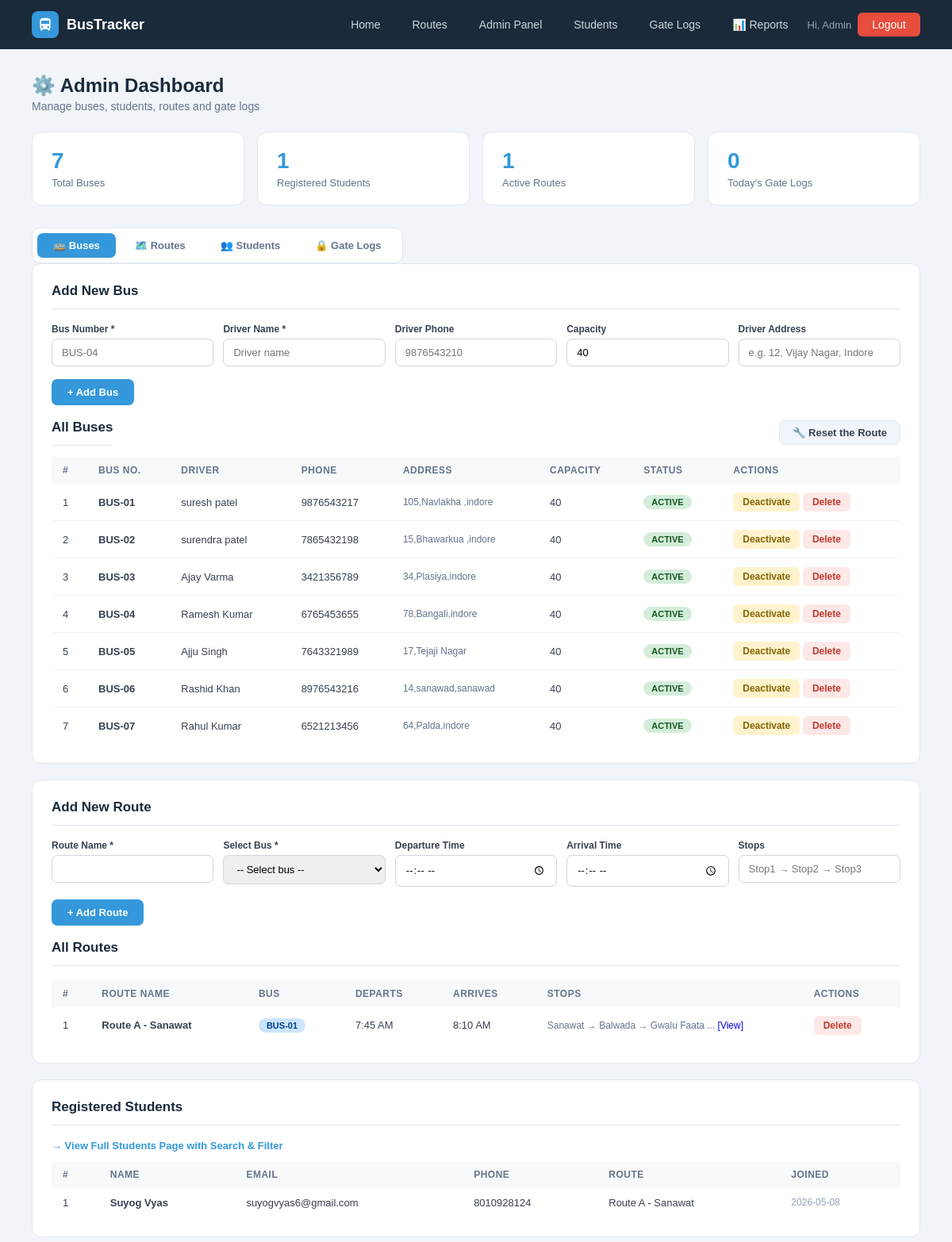
Page /admin (signed in, upper part) on the earlier database version.
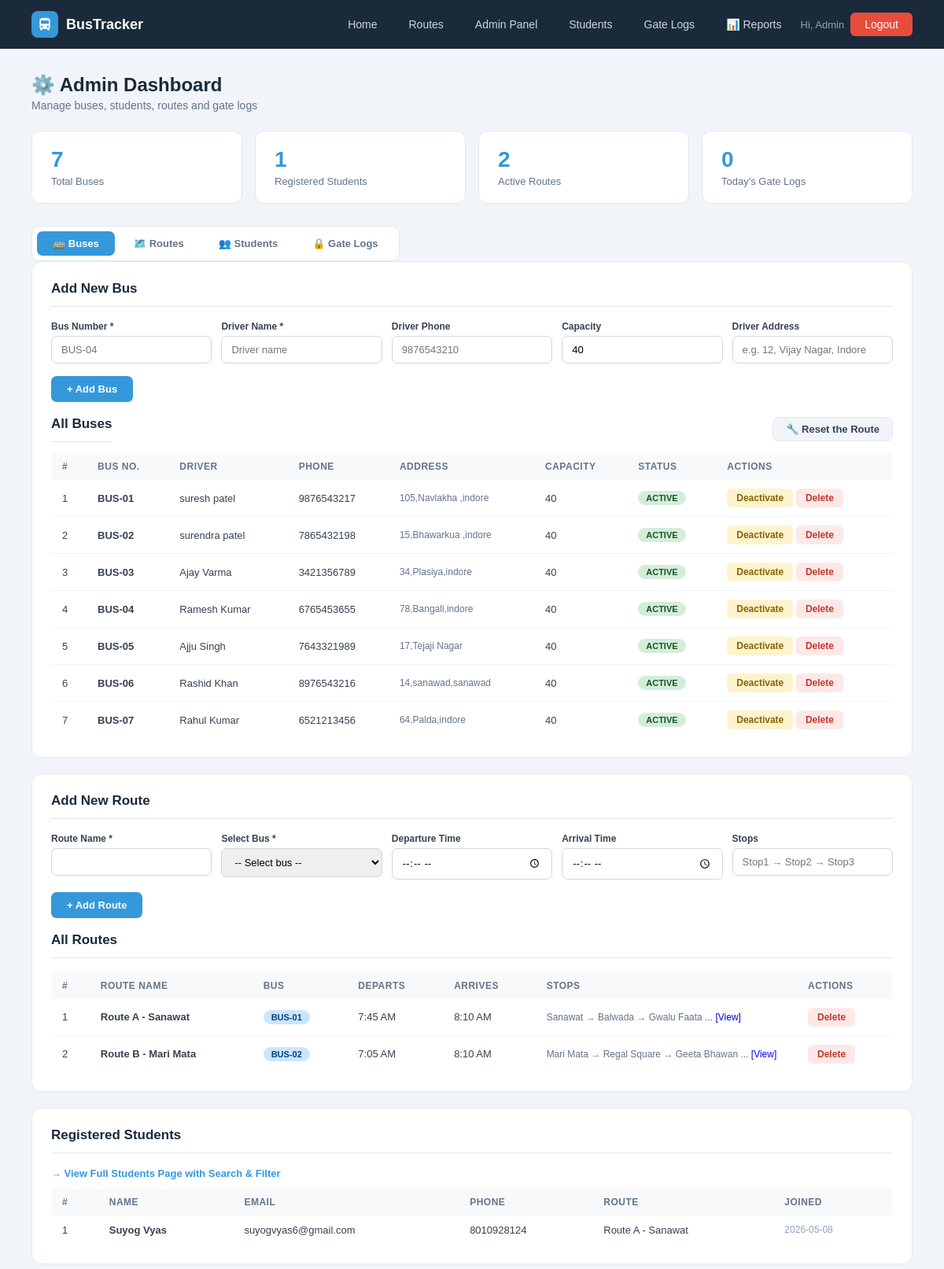
Same page on the later database version.
### tables this page shows
CREATE TABLE buses (
        id INTEGER PRIMARY KEY AUTOINCREMENT,
        bus_number TEXT UNIQUE NOT NULL, driver_name TEXT NOT NULL,
        driver_phone TEXT, capacity INTEGER DEFAULT 40,
        status TEXT DEFAULT 'active',
        current_lat REAL DEFAULT 22.7196, current_lng REAL DEFAULT 75.8577, driver_address TEXT);

CREATE TABLE routes (
        id INTEGER PRIMARY KEY AUTOINCREMENT,
        route_name TEXT NOT NULL, bus_id INTEGER,
        start_point TEXT, end_point TEXT,
        departure_time TEXT, arrival_time TEXT, stops TEXT, original_bus_id INTEGER,
        FOREIGN KEY(bus_id) REFERENCES buses(id));

CREATE TABLE users (
        id INTEGER PRIMARY KEY AUTOINCREMENT,
        name TEXT NOT NULL, email TEXT UNIQUE NOT NULL,
        password TEXT NOT NULL, role TEXT DEFAULT 'student',
        phone TEXT, route_id INTEGER,
        created_at TIMESTAMP DEFAULT CURRENT_TIMESTAMP);

### app.py (the view)
@app.route('/admin')
@admin_required
def admin_dashboard():
    db = get_db()
    buses    = db.execute("SELECT * FROM buses").fetchall()
    students = db.execute('''SELECT u.*,r.route_name FROM users u
                             LEFT JOIN routes r ON u.route_id=r.id
                             WHERE u.role='student' ORDER BY u.created_at DESC''').fetchall()
    routes   = db.execute("SELECT r.*,b.bus_number FROM routes r LEFT JOIN buses b ON r.bus_id=b.id").fetchall()
    logs     = db.execute("SELECT * FROM gate_logs ORDER BY log_time DESC LIMIT 15").fetchall()
    stats = dict(
        total_buses=db.execute("SELECT COUNT(*) FROM buses").fetchone()[0],
        total_students=db.execute("SELECT COUNT(*) FROM users WHERE role='student'").fetchone()[0],
        total_routes=db.execute("SELECT COUNT(*) FROM routes").fetchone()[0],
        today_logs=db.execute("SELECT COUNT(*) FROM gate_logs WHERE DATE(log_time)=DATE('now')").fetchone()[0])
    db.close(); return render_template('admin.html', buses=buses, students=students, routes=routes, logs=logs, stats=stats)

### app.py (called while the page is built, shortened)
def get_db():
    conn = sqlite3.connect(DB)
    conn.row_factory = sqlite3.Row
    return conn

def admin_required(f):
    @wraps(f)
    def dec(*a, **kw):
        if 'admin' not in session:
            flash('Admin access required.', 'error')
            return redirect(url_for('admin_login'))
        return f(*a, **kw)
    return dec

@app.context_processor
def inject_notifications():
    return dict(notifications=[], unread_count=0)

### templates/admin.html (shortened to what the changed rows need)
{% extends "base.html" %}
{% block content %}
<div class="page">
    <div class="page-header">
        <div style="display:flex;gap:12px;align-items:flex-start;flex-wrap:wrap;justify-content:space-between;">
            <div>
                <h1>⚙️ Admin Dashboard</h1>
            </div>
        </div>
    </div>
    <div class="stat-cards">
        <div class="stat-card"><div class="num">{{ stats.total_routes }}</div><div class="lbl">Active Routes</div></div>
    </div>
    <div class="tab-wrap">
        <div class="tab-contents">
            <div class="panel" id="content-buses">
                <h2>Add New Bus</h2>
                <br>
                <div style="display:flex;align-items:center;justify-content:space-between;margin-bottom:14px;">
                    <h2 style="margin:0;">All Buses</h2>
                </div>
                <table>
                    <thead><tr><th>#</th><th>Bus No.</th><th>Driver</th><th>Phone</th><th>Address</th><th>Capacity</th><th>Status</th><th>Actions</th></tr></thead>
                    <tbody>
                    {% for b in buses %}
                    <tr>
                        <td>{{ loop.index }}</td>
                        <td><b>{{ b.bus_number }}</b></td>
                        <td>{{ b.driver_name }}</td>
                        <td>{{ b.driver_phone or '—' }}</td>
                        <td style="font-size:12px;color:#64748b;max-width:160px;">{{ b.driver_address or '—' }}</td>
                        <td>{{ b.capacity }}</td>
                        <td><span class="badge {{ 'badge-green' if b.status=='active' else 'badge-red' }}">{{ b.status.upper() }}</span></td>
                        <td>
                            {% if b.status == 'active' %}
                            <a href="{{ url_for('bus_status', bid=b.id, status='inactive') }}" class="btn-sm btn-warning">Deactivate</a>
                            {% else %}
                            <a href="{{ url_for('bus_status', bid=b.id, status='active') }}" class="btn-sm btn-success">Activate</a>
                            {% endif %}
                            <a href="{{ url_for('delete_bus', bid=b.id) }}" class="btn-sm btn-danger">Delete</a>
                        </td>
                    </tr>
                    {% else %}
                    <tr><td colspan="7" style="text-align:center;color:#94a3b8;padding:24px">No buses found.</td></tr>
                    {% endfor %}
                    </tbody>
                </table>
            </div>
           <div class="panel" id="content-routes">
             <h2>Add New Route</h2>
            <br>
             <h2>All Routes</h2>
             <table>
                <thead>
                    <tr>
                        <th>#</th>
                        <th>Route Name</th>
                        <th>Bus</th>
                        <th>Departs</th>
                        <th>Arrives</th>
                        <th>Stops</th>
                        <th>Actions</th>
                    </tr>
                </thead>
                <tbody>
                    {% for r in routes %}
                    <tr>
                        <td>{{ loop.index }}</td>
                        <td><b>{{ r.route_name }}</b></td>
                        <td><span class="badge badge-blue">{{ r.bus_number or 'N/A' }}</span></td>
                        <td>
                            {% if r.departure_time %}
                                {{ (r.departure_time[:2]|int % 12 or 12) }}:{{ r.departure_time[3:] }}
                                {{ 'AM' if r.departure_time[:2]|int < 12 else 'PM' }}
                            {% else %}
                                 —
                            {% endif %}
                        </td>
                        <td>
                            {% if r.arrival_time %}
                                {{ (r.arrival_time[:2]|int % 12 or 12) }}:{{ r.arrival_time[3:] }}
                                {{ 'AM' if r.arrival_time[:2]|int < 12 else 'PM' }}
                            {% else %}
                               —
                            {% endif %}
                        </td>
                        <td style="max-width:240px;font-size:12px;color:#64748b">
                        {% if r.stops %}
                        {% set stop_list = r.stops.replace(',','→').split('→') %}
                        {{ stop_list[0].strip() }}
                        {% if stop_list|length > 1 %} → {{ stop_list[1].strip() }}{% endif %}
                        {% if stop_list|length > 2 %} → {{ stop_list[2].strip() }}{% endif %}
                        {% if stop_list|length > 3 %}
                            ...
                            <a href="#" onclick="alert(`{{ r.stops }}`)">[View]</a>
                        {% endif %}
                {% else %}
                    —
                {% endif %}
            </td>
            <td>
                <a href="{{ url_for('delete_route', rid=r.id) }}"
                   onclick="return confirm('Are you sure you want to delete this route?')"
                   class="btn-sm btn-danger">
                   Delete
                </a>
            </td>
        </tr>
        {% else %}
        <tr>
            <td colspan="7" style="text-align:center;color:#94a3b8;padding:24px">
                No routes found.
            </td>
        </tr>
        {% endfor %}
        </tbody>
    </table>
</div>
            <div class="panel" id="content-students">
                <h2>Registered Students</h2>
                <table>
                    <thead><tr><th>#</th><th>Name</th><th>Email</th><th>Phone</th><th>Route</th><th>Joined</th></tr></thead>
                    <tbody>
                    {% for s in students[:10] %}
                    <tr>
                        <td>{{ loop.index }}</td>
                        <td><b>{{ s.name }}</b></td>
                        <td>{{ s.email }}</td>
                        <td>{{ s.phone or '—' }}</td>
                        <td>{{ s.route_name or '—' }}</td>
                        <td style="font-size:12px;color:#94a3b8">{{ s.created_at[:10] if s.created_at else '—' }}</td>
                    </tr>
                    {% else %}
                    <tr><td colspan="6" style="text-align:center;color:#94a3b8;padding:24px">No students registered.</td></tr>
                    {% endfor %}
                    </tbody>
                </table>
            </div>
        </div>
    </div>
</div>
{% endblock %}

Differences in the rows shown:
added routes: route_name "Route B - Mari Mata", bus_number "BUS-02", (r.departure_time[:2]|int%12or12) "7", departure_time "05", departure_time "AM", (r.arrival_time[:2]|int%12or12) "8", arrival_time "10", arrival_time "AM", start_point "Mari Mata", stop_list "Regal Square", stop_list "Geeta Bhawan"
Other differences:
{{ stats.total_routes }}: "1" → "2"
